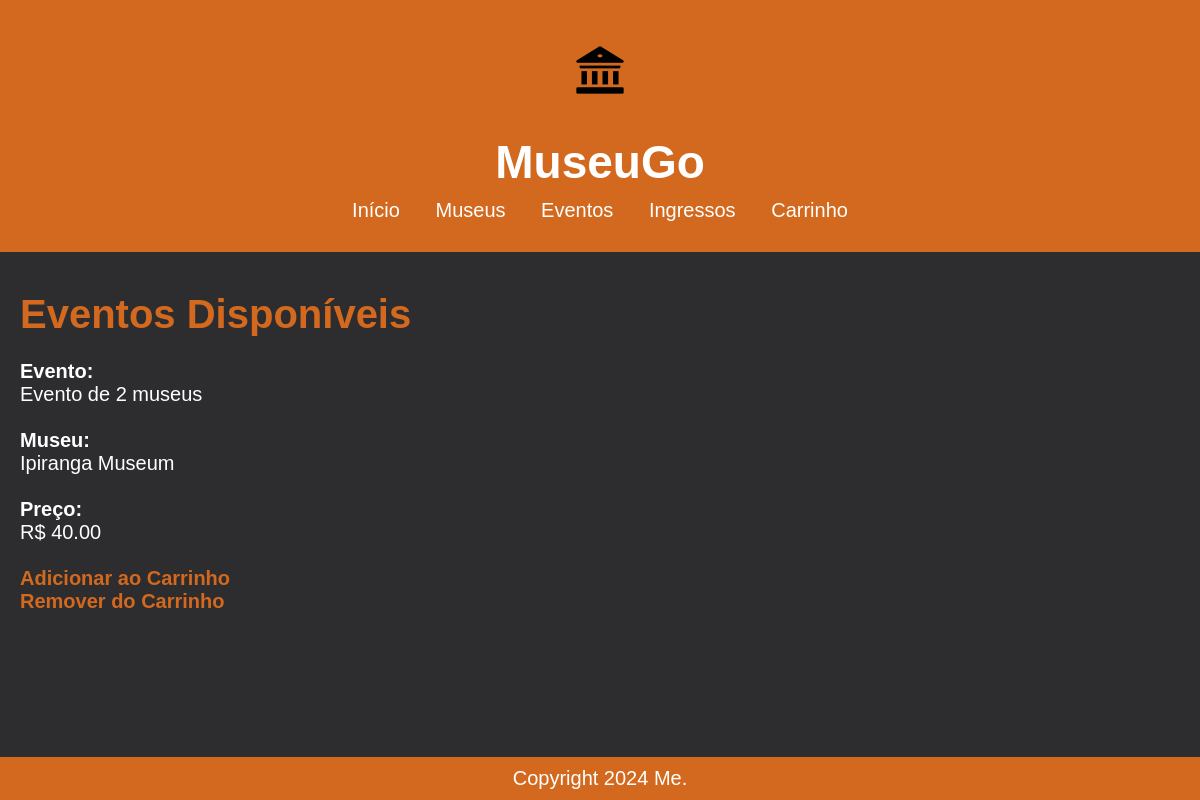
The page /posts/tickets/ (signed in) on the database its author committed.
### post/models.py (models this page shows, shortened)
class Ticket(models.Model):
    event_name = models.CharField(max_length=200)
    price = models.DecimalField(max_digits=10, decimal_places=2)
    available_quantity = models.PositiveIntegerField(default=0)
    museums = models.ManyToManyField('Post', related_name='tickets')

class Post(models.Model):
    title = models.CharField(max_length=200)
    content = models.TextField()
    created_date = models.DateTimeField(default=now)
    categories = models.ManyToManyField(Category, related_name='posts')
    location = models.TextField()
    image_url = models.CharField(max_length=255, blank=True, null=True)

### post/views.py (the view)
# urls.py: path('tickets/', ticket_list, name='ticket_list'),
@login_required(login_url='login')
def ticket_list(request):
    tickets = Ticket.objects.filter(available_quantity__gt=0)
    return render(request, 'ticket/ticket_list.html', {'tickets': tickets})

### post/templates/ticket/ticket_list.html
{% extends 'base.html' %}
{% block content %}
<h1>Eventos Disponíveis</h1>
{% for ticket in tickets %}
    <div style="margin-bottom: 20px;">
        <br><strong>Evento:</strong>
        <div>{{ ticket.event_name }}</div>
        <br><strong>Museu:</strong>
        <div>
            {% for museum in ticket.museums.all %}
                {{ museum.title }}{% if not forloop.last %}, {% endif %}
            {% endfor %}
        </div>
        <br><strong>Preço:</strong>
        <div>R$ {{ ticket.price }}</div>
        <br><div>
            <a href="{% url 'add_to_cart' ticket.id %}" class="post-title">Adicionar ao Carrinho </a>
            <br><a href="{% url 'remove_to_cart' ticket.id %}" class="post-title">Remover do Carrinho </a>
        </div>
    </div>
{% empty %}
    <p>Nenhum ingresso disponível.</p>
{% endfor %}
{% endblock %}

### static/staticpages/style.css (style rules this page uses)
* { margin: 0; padding: 0; box-sizing: border-box; }
:root { font-size: 20px; }
body { font-family: Arial, sans-serif; display: flex; flex-direction: column; min-height: 100vh; color: white; background-color: #2D2D30; justify-content: flex-start; text-align: left; }
h1, h2, h3, h4 { color: #D2691E; }
a.post-title { color: #D2691E; text-decoration: none; font-weight: bold; }

### rows shown on the page
Ticket: event_name "Evento de 2 museus", price "40.00"
Post: title "Ipiranga Museum"
